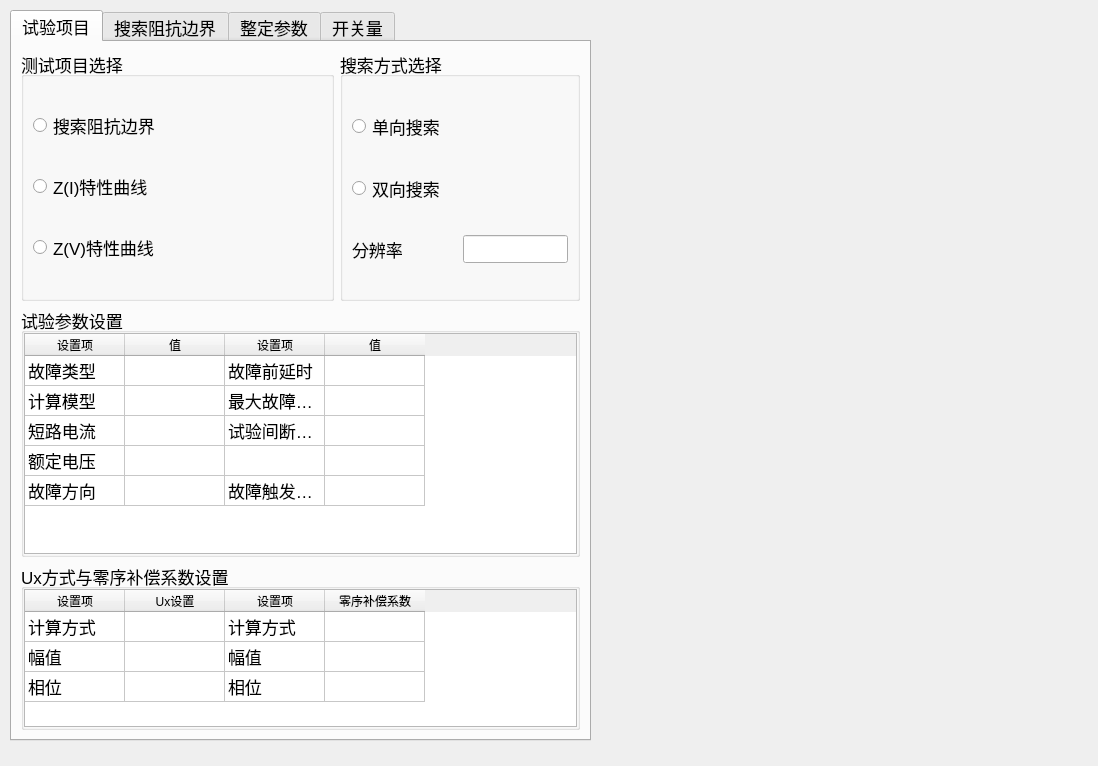
<?xml version="1.0" encoding="UTF-8"?>
<ui version="4.0">
 <class>ui_014</class>
 <widget class="QWidget" name="ui_014">
  <property name="geometry">
   <rect>
    <x>0</x>
    <y>0</y>
    <width>1098</width>
    <height>766</height>
   </rect>
  </property>
  <property name="windowTitle">
   <string>Form</string>
  </property>
  <widget class="QTabWidget" name="tabWidget">
   <property name="geometry">
    <rect>
     <x>10</x>
     <y>10</y>
     <width>581</width>
     <height>731</height>
    </rect>
   </property>
   <property name="font">
    <font>
     <pointsize>13</pointsize>
    </font>
   </property>
   <property name="currentIndex">
    <number>0</number>
   </property>
   <widget class="QWidget" name="tab_syxm">
    <attribute name="title">
     <string>试验项目</string>
    </attribute>
    <layout class="QVBoxLayout" name="verticalLayout_3" stretch="3,3,2">
     <item>
      <layout class="QHBoxLayout" name="horizontalLayout_4" stretch="1,0">
       <item>
        <widget class="QGroupBox" name="groupBox">
         <property name="title">
          <string>测试项目选择</string>
         </property>
         <layout class="QVBoxLayout" name="verticalLayout">
          <item>
           <widget class="QRadioButton" name="radioButton">
            <property name="text">
             <string>搜索阻抗边界</string>
            </property>
           </widget>
          </item>
          <item>
           <widget class="QRadioButton" name="radioButton_2">
            <property name="text">
             <string>Z(I)特性曲线</string>
            </property>
           </widget>
          </item>
          <item>
           <widget class="QRadioButton" name="radioButton_3">
            <property name="text">
             <string>Z(V)特性曲线</string>
            </property>
           </widget>
          </item>
         </layout>
        </widget>
       </item>
       <item>
        <widget class="QGroupBox" name="groupBox_2">
         <property name="title">
          <string>搜索方式选择</string>
         </property>
         <layout class="QVBoxLayout" name="verticalLayout_2" stretch="3,3,1">
          <item>
           <widget class="QRadioButton" name="radioButton_4">
            <property name="text">
             <string>单向搜索</string>
            </property>
           </widget>
          </item>
          <item>
           <widget class="QRadioButton" name="radioButton_5">
            <property name="text">
             <string>双向搜索</string>
            </property>
           </widget>
          </item>
          <item>
           <layout class="QHBoxLayout" name="horizontalLayout" stretch="1,1">
            <item>
             <widget class="QLabel" name="label">
              <property name="text">
               <string>分辨率</string>
              </property>
             </widget>
            </item>
            <item>
             <widget class="QLineEdit" name="lineEdit"/>
            </item>
           </layout>
          </item>
         </layout>
        </widget>
       </item>
      </layout>
     </item>
     <item>
      <widget class="QGroupBox" name="groupBox_3">
       <property name="title">
        <string>试验参数设置</string>
       </property>
       <layout class="QHBoxLayout" name="horizontalLayout_2">
        <property name="leftMargin">
         <number>0</number>
        </property>
        <property name="topMargin">
         <number>0</number>
        </property>
        <property name="rightMargin">
         <number>0</number>
        </property>
        <property name="bottomMargin">
         <number>0</number>
        </property>
        <item>
         <widget class="QTableWidget" name="tb_syxm_sycssz">
          <property name="rowCount">
           <number>5</number>
          </property>
          <attribute name="verticalHeaderVisible">
           <bool>false</bool>
          </attribute>
          <row/>
          <row/>
          <row/>
          <row/>
          <row/>
          <column>
           <property name="text">
            <string>设置项</string>
           </property>
          </column>
          <column>
           <property name="text">
            <string>值</string>
           </property>
          </column>
          <column>
           <property name="text">
            <string>设置项</string>
           </property>
          </column>
          <column>
           <property name="text">
            <string>值</string>
           </property>
          </column>
          <item row="0" column="0">
           <property name="text">
            <string>故障类型</string>
           </property>
          </item>
          <item row="0" column="2">
           <property name="text">
            <string>故障前延时</string>
           </property>
          </item>
          <item row="1" column="0">
           <property name="text">
            <string>计算模型</string>
           </property>
          </item>
          <item row="1" column="2">
           <property name="text">
            <string>最大故障时间</string>
           </property>
          </item>
          <item row="2" column="0">
           <property name="text">
            <string>短路电流</string>
           </property>
          </item>
          <item row="2" column="2">
           <property name="text">
            <string>试验间断时间</string>
           </property>
          </item>
          <item row="3" column="0">
           <property name="text">
            <string>额定电压</string>
           </property>
          </item>
          <item row="4" column="0">
           <property name="text">
            <string>故障方向</string>
           </property>
          </item>
          <item row="4" column="2">
           <property name="text">
            <string>故障触发方式</string>
           </property>
          </item>
         </widget>
        </item>
       </layout>
      </widget>
     </item>
     <item>
      <widget class="QGroupBox" name="groupBox_4">
       <property name="title">
        <string>Ux方式与零序补偿系数设置</string>
       </property>
       <layout class="QHBoxLayout" name="horizontalLayout_3">
        <property name="leftMargin">
         <number>0</number>
        </property>
        <property name="topMargin">
         <number>0</number>
        </property>
        <property name="rightMargin">
         <number>0</number>
        </property>
        <property name="bottomMargin">
         <number>0</number>
        </property>
        <item>
         <widget class="QTableWidget" name="tb_syxm_uxfs">
          <property name="rowCount">
           <number>3</number>
          </property>
          <attribute name="verticalHeaderVisible">
           <bool>false</bool>
          </attribute>
          <row/>
          <row/>
          <row/>
          <column>
           <property name="text">
            <string>设置项</string>
           </property>
          </column>
          <column>
           <property name="text">
            <string>Ux设置</string>
           </property>
          </column>
          <column>
           <property name="text">
            <string>设置项</string>
           </property>
          </column>
          <column>
           <property name="text">
            <string>零序补偿系数</string>
           </property>
          </column>
          <item row="0" column="0">
           <property name="text">
            <string>计算方式</string>
           </property>
          </item>
          <item row="0" column="2">
           <property name="text">
            <string>计算方式</string>
           </property>
          </item>
          <item row="1" column="0">
           <property name="text">
            <string>幅值</string>
           </property>
          </item>
          <item row="1" column="2">
           <property name="text">
            <string>幅值</string>
           </property>
          </item>
          <item row="2" column="0">
           <property name="text">
            <string>相位</string>
           </property>
          </item>
          <item row="2" column="2">
           <property name="text">
            <string>相位</string>
           </property>
          </item>
         </widget>
        </item>
       </layout>
      </widget>
     </item>
    </layout>
   </widget>
   <widget class="QWidget" name="tab_sszkbj">
    <attribute name="title">
     <string>搜索阻抗边界</string>
    </attribute>
   </widget>
   <widget class="QWidget" name="tab_zdcs">
    <attribute name="title">
     <string>整定参数</string>
    </attribute>
   </widget>
   <widget class="QWidget" name="tab_zgl">
    <attribute name="title">
     <string>开关量</string>
    </attribute>
   </widget>
  </widget>
 </widget>
 <resources/>
 <connections/>
</ui>
